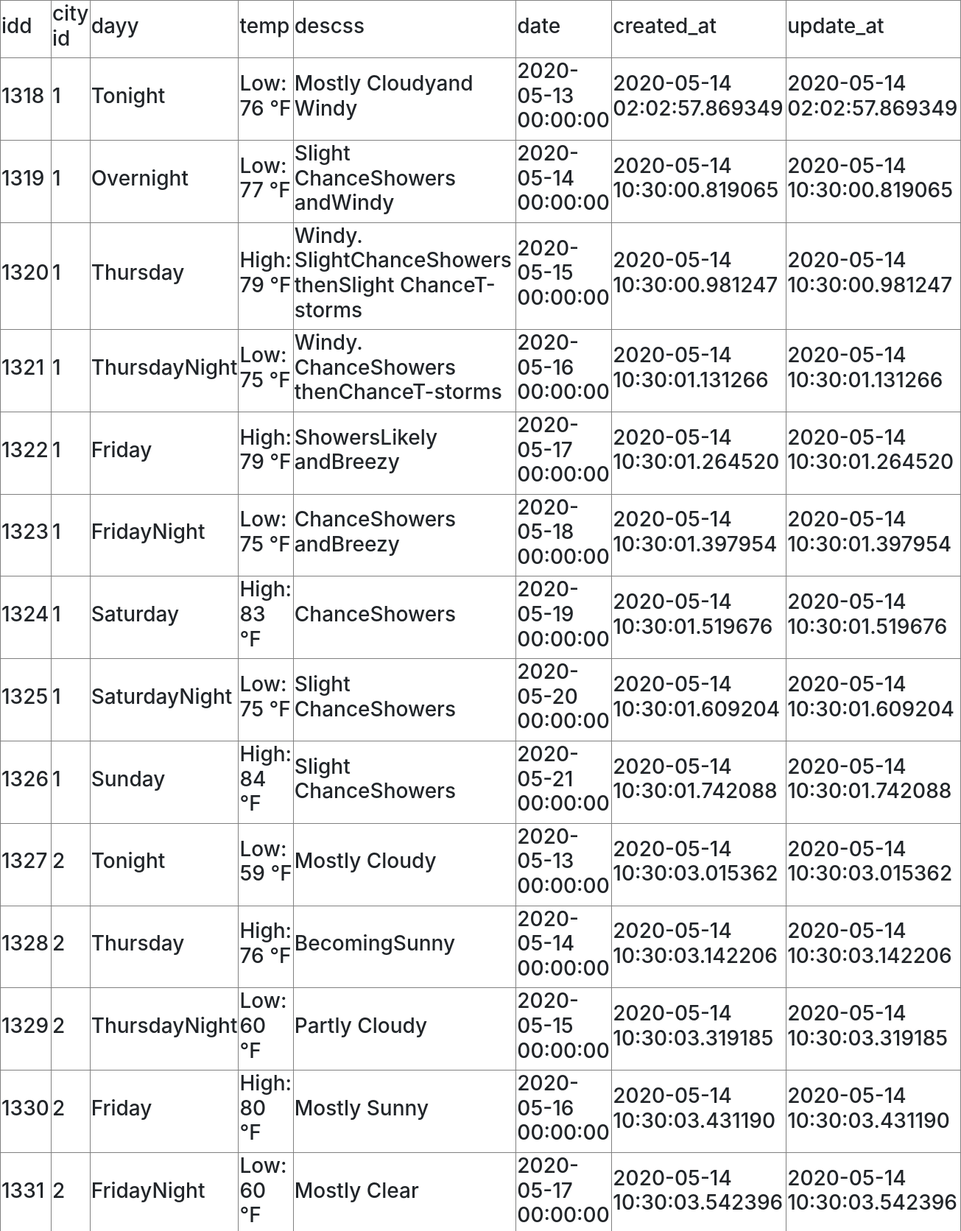
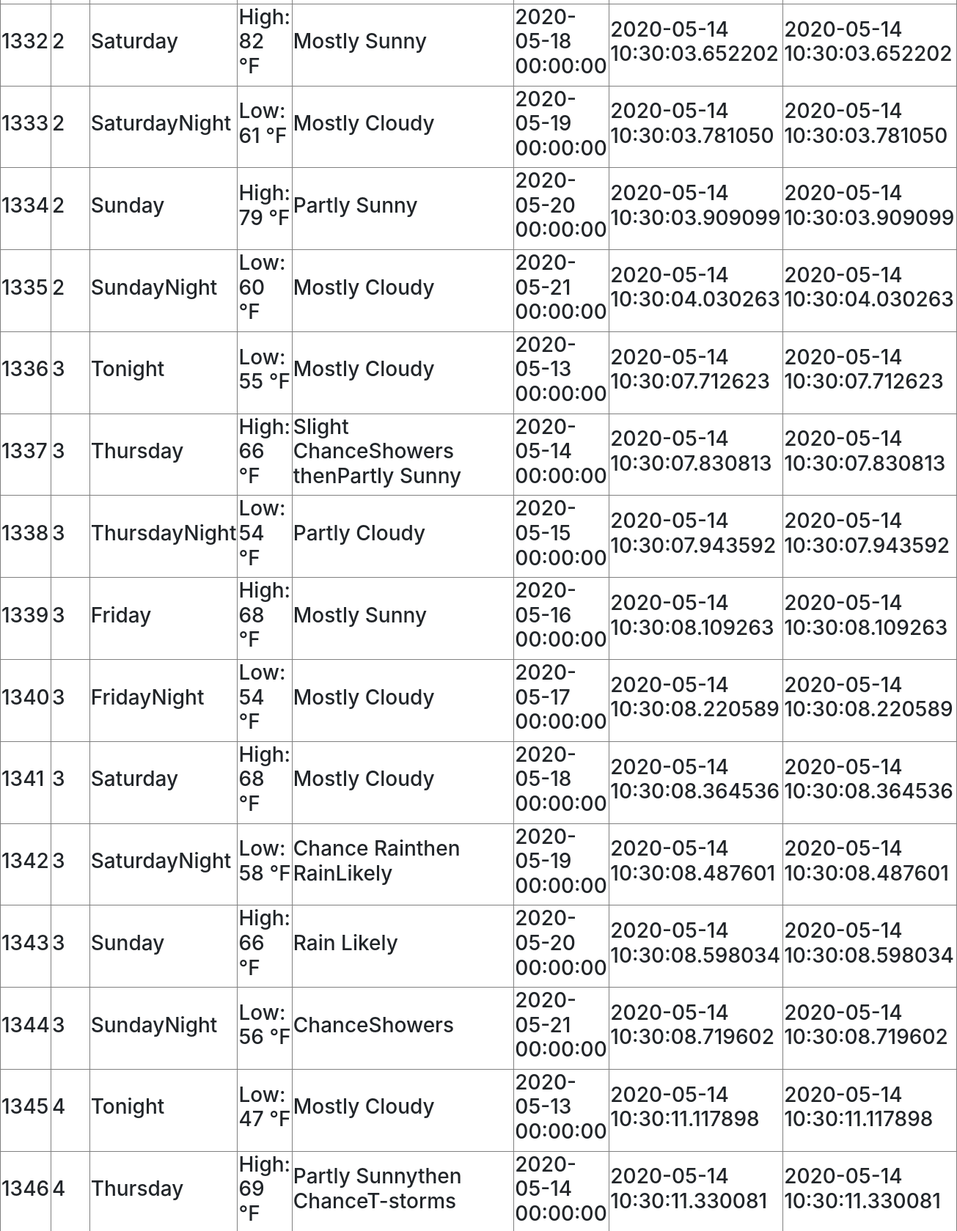
/weather (upper part), run on the app's committed database (2 pictures, top to bottom).
### tables this page shows
CREATE TABLE forecasts(
                id INTEGER PRIMARY KEY AUTOINCREMENT,
                city_id INTEGER,
                day text,
                temperature real,
                descs text,
                date datetime,
                created_at  text integer,
                updated_at  text integer
               );

### 1.py (the view)
@app.route("/weather")
def Forecast():
            conn = sqlite3.connect("test2.db")
            c = conn.cursor()
            c.execute("SELECT * from forecasts")
            rows = c.fetchall()
            return  render_template("table.html",row=rows)
            conn.commit
            conn.close()

### templates/table.html (shortened to what this page needs)
{% extends "base.html" %}
{%block content %}
<td>
<table border="1">
    <thead>
    <td><h3>idd</h3></td>
    <td><h3>city id</h3></td>
    <td><h3>dayy</h3></td>
    <td><h3>temp</h3></td>
    <td><h3>descss</h3></td>
    <td><h3>date</h3></td>
    <td><h3>created_at</h3></td>
    <td><h3>update_at</h3></td>
    </thead>
    {%for r in row %}
    <tr>
        <td><h3>{{r[0]}}</h3></td>
        <td><h3>{{r[1]}}</h3></td>
        <td><h3>{{r[2]}}</h3></td>
        <td><h3>{{r[3]}}</h3></td>
        <td><h3>{{r[4]}}</h3></td>
        <td><h3>{{r[5]}}</h3></td>
        <td><h3>{{r[6]}}</h3></td>
        <td><h3>{{r[7]}}</h3></td>
    </tr>
            {%endfor%}
</table>
{%endblock%}

### data on the page
forecasts: id "1318", city "1", day "Tonight", temperature "Low: 76 °F", descs "Mostly Cloudyand Windy", date "2020-05-13 00:00:00", created_at "2020-05-14 02:02:57.869349", updated_at "2020-05-14 02:02:57.869349"
forecasts: id "1319", city "1", day "Overnight", temperature "Low: 77 °F", descs "Slight ChanceShowers andWindy", date "2020-05-14 00:00:00", created_at "2020-05-14 10:30:00.819065", updated_at "2020-05-14 10:30:00.819065"
forecasts: id "1320", city "1", day "Thursday", temperature "High: 79 °F", descs "Windy. SlightChanceShowers thenSlight ChanceT-storms", date "2020-05-15 00:00:00", created_at "2020-05-14 10:30:00.981247", updated_at "2020-05-14 10:30:00.981247"
forecasts: id "1321", city "1", day "ThursdayNight", temperature "Low: 75 °F", descs "Windy. ChanceShowers thenChanceT-storms", date "2020-05-16 00:00:00", created_at "2020-05-14 10:30:01.131266", updated_at "2020-05-14 10:30:01.131266"
forecasts: id "1322", city "1", day "Friday", temperature "High: 79 °F", descs "ShowersLikely andBreezy", date "2020-05-17 00:00:00", created_at "2020-05-14 10:30:01.264520", updated_at "2020-05-14 10:30:01.264520"
forecasts: id "1323", city "1", day "FridayNight", temperature "Low: 75 °F", descs "ChanceShowers andBreezy", date "2020-05-18 00:00:00", created_at "2020-05-14 10:30:01.397954", updated_at "2020-05-14 10:30:01.397954"
forecasts: id "1324", city "1", day "Saturday", temperature "High: 83 °F", descs "ChanceShowers", date "2020-05-19 00:00:00", created_at "2020-05-14 10:30:01.519676", updated_at "2020-05-14 10:30:01.519676"
forecasts: id "1325", city "1", day "SaturdayNight", temperature "Low: 75 °F", descs "Slight ChanceShowers", date "2020-05-20 00:00:00", created_at "2020-05-14 10:30:01.609204", updated_at "2020-05-14 10:30:01.609204"
forecasts: id "1326", city "1", day "Sunday", temperature "High: 84 °F", descs "Slight ChanceShowers", date "2020-05-21 00:00:00", created_at "2020-05-14 10:30:01.742088", updated_at "2020-05-14 10:30:01.742088"
forecasts: id "1327", city "2", day "Tonight", temperature "Low: 59 °F", descs "Mostly Cloudy", date "2020-05-13 00:00:00", created_at "2020-05-14 10:30:03.015362", updated_at "2020-05-14 10:30:03.015362"
forecasts: id "1328", city "2", day "Thursday", temperature "High: 76 °F", descs "BecomingSunny", date "2020-05-14 00:00:00", created_at "2020-05-14 10:30:03.142206", updated_at "2020-05-14 10:30:03.142206"
forecasts: id "1329", city "2", day "ThursdayNight", temperature "Low: 60 °F", descs "Partly Cloudy", date "2020-05-15 00:00:00", created_at "2020-05-14 10:30:03.319185", updated_at "2020-05-14 10:30:03.319185"
forecasts: id "1330", city "2", day "Friday", temperature "High: 80 °F", descs "Mostly Sunny", date "2020-05-16 00:00:00", created_at "2020-05-14 10:30:03.431190", updated_at "2020-05-14 10:30:03.431190"
forecasts: id "1331", city "2", day "FridayNight", temperature "Low: 60 °F", descs "Mostly Clear", date "2020-05-17 00:00:00", created_at "2020-05-14 10:30:03.542396", updated_at "2020-05-14 10:30:03.542396"
forecasts: id "1332", city "2", day "Saturday", temperature "High: 82 °F", descs "Mostly Sunny", date "2020-05-18 00:00:00", created_at "2020-05-14 10:30:03.652202", updated_at "2020-05-14 10:30:03.652202"
forecasts: id "1333", city "2", day "SaturdayNight", temperature "Low: 61 °F", descs "Mostly Cloudy", date "2020-05-19 00:00:00", created_at "2020-05-14 10:30:03.781050", updated_at "2020-05-14 10:30:03.781050"
forecasts: id "1334", city "2", day "Sunday", temperature "High: 79 °F", descs "Partly Sunny", date "2020-05-20 00:00:00", created_at "2020-05-14 10:30:03.909099", updated_at "2020-05-14 10:30:03.909099"
forecasts: id "1335", city "2", day "SundayNight", temperature "Low: 60 °F", descs "Mostly Cloudy", date "2020-05-21 00:00:00", created_at "2020-05-14 10:30:04.030263", updated_at "2020-05-14 10:30:04.030263"
forecasts: id "1336", city "3", day "Tonight", temperature "Low: 55 °F", descs "Mostly Cloudy", date "2020-05-13 00:00:00", created_at "2020-05-14 10:30:07.712623", updated_at "2020-05-14 10:30:07.712623"
forecasts: id "1337", city "3", day "Thursday", temperature "High: 66 °F", descs "Slight ChanceShowers thenPartly Sunny", date "2020-05-14 00:00:00", created_at "2020-05-14 10:30:07.830813", updated_at "2020-05-14 10:30:07.830813"
forecasts: id "1338", city "3", day "ThursdayNight", temperature "Low: 54 °F", descs "Partly Cloudy", date "2020-05-15 00:00:00", created_at "2020-05-14 10:30:07.943592", updated_at "2020-05-14 10:30:07.943592"
forecasts: id "1339", city "3", day "Friday", temperature "High: 68 °F", descs "Mostly Sunny", date "2020-05-16 00:00:00", created_at "2020-05-14 10:30:08.109263", updated_at "2020-05-14 10:30:08.109263"
forecasts: id "1340", city "3", day "FridayNight", temperature "Low: 54 °F", descs "Mostly Cloudy", date "2020-05-17 00:00:00", created_at "2020-05-14 10:30:08.220589", updated_at "2020-05-14 10:30:08.220589"
forecasts: id "1341", city "3", day "Saturday", temperature "High: 68 °F", descs "Mostly Cloudy", date "2020-05-18 00:00:00", created_at "2020-05-14 10:30:08.364536", updated_at "2020-05-14 10:30:08.364536"
forecasts: id "1342", city "3", day "SaturdayNight", temperature "Low: 58 °F", descs "Chance Rainthen RainLikely", date "2020-05-19 00:00:00", created_at "2020-05-14 10:30:08.487601", updated_at "2020-05-14 10:30:08.487601"
forecasts: id "1343", city "3", day "Sunday", temperature "High: 66 °F", descs "Rain Likely", date "2020-05-20 00:00:00", created_at "2020-05-14 10:30:08.598034", updated_at "2020-05-14 10:30:08.598034"
forecasts: id "1344", city "3", day "SundayNight", temperature "Low: 56 °F", descs "ChanceShowers", date "2020-05-21 00:00:00", created_at "2020-05-14 10:30:08.719602", updated_at "2020-05-14 10:30:08.719602"
forecasts: id "1345", city "4", day "Tonight", temperature "Low: 47 °F", descs "Mostly Cloudy", date "2020-05-13 00:00:00", created_at "2020-05-14 10:30:11.117898", updated_at "2020-05-14 10:30:11.117898"
forecasts: id "1346", city "4", day "Thursday", temperature "High: 69 °F", descs "Partly Sunnythen ChanceT-storms", date "2020-05-14 00:00:00", created_at "2020-05-14 10:30:11.330081", updated_at "2020-05-14 10:30:11.330081"
